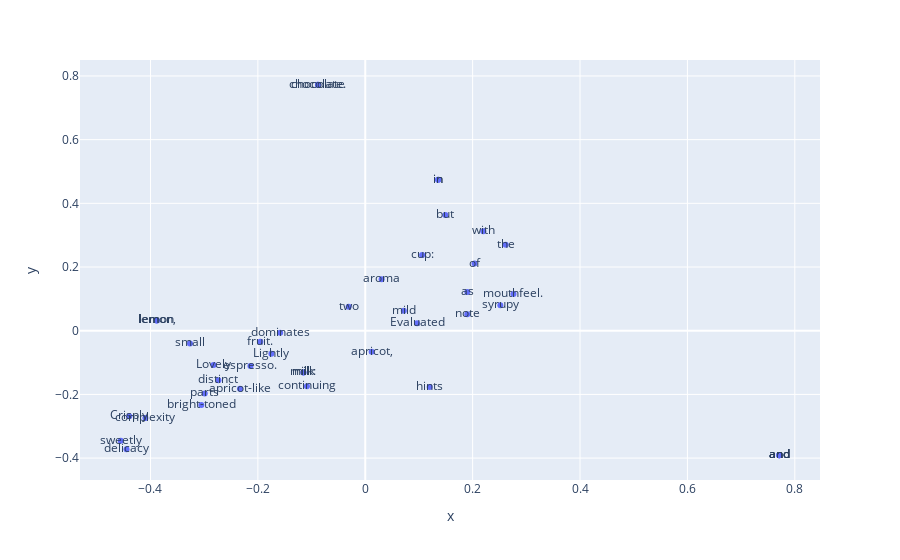

Notebook source saved alongside this figure:
### Code cell
# same 
fig = px.scatter(x=vector_p[:, 0], y=vector_p[:, 1], text=review.split())
fig.show()

### Figure 1 — Plotly figure (JSON) as saved in the notebook; plotly's stock layout.template omitted (floating-point values rounded to 4 significant figures)
{"data": [{"hovertemplate": "x=%{x}<br>y=%{y}<br>text=%{text}<extra></extra>", "legendgroup": "", "marker": {"color": "#636efa", "symbol": "circle"}, "mode": "markers+text", "name": "", "orientation": "v", "showlegend": false, "text": ["Evaluated", "as", "espresso.", "Crisply", "but", "sweetly", "bright-toned", "in", "aroma", "and", "small", "cup:", "apricot,", "lemon,", "milk", "chocolate.", "Lightly", "syrupy", "mouthfeel.", "Lovely", "delicacy", "and", "complexity", "in", "two", "parts", "milk:", "the", "mild", "chocolate", "note", "dominates", "with", "continuing", "and", "distinct", "hints", "of", "lemon", "and", "apricot-like", "fruit."], "type": "scatter", "x": [0.09653, 0.1901, -0.2138, -0.4395, 0.1492, -0.4554, -0.3053, 0.1358, 0.03052, 0.771, -0.3264, 0.1059, 0.0119, -0.3883, -0.1151, -0.0881, -0.1748, 0.2516, 0.276, -0.2826, -0.4446, 0.771, -0.4095, 0.1358, -0.03096, -0.2989, -0.1151, 0.2615, 0.07179, -0.0881, 0.19, -0.1584, 0.2198, -0.1087, 0.771, -0.2734, 0.1199, 0.2035, -0.3883, 0.771, -0.2333, -0.1954], "xaxis": "x", "y": [0.02312, 0.1216, -0.1104, -0.2689, 0.3631, -0.3458, -0.2335, 0.4743, 0.1619, -0.3911, -0.03998, 0.2375, -0.06597, 0.03236, -0.1309, 0.7724, -0.07228, 0.08007, 0.1151, -0.1073, -0.372, -0.3911, -0.2738, 0.4743, 0.07529, -0.1968, -0.1309, 0.2697, 0.06283, 0.7724, 0.05134, -0.006636, 0.3122, -0.1742, -0.3911, -0.1557, -0.1764, 0.211, 0.03236, -0.3911, -0.1826, -0.0344], "yaxis": "y"}], "layout": {"legend": {"tracegroupgap": 0}, "margin": {"t": 60}, "xaxis": {"anchor": "y", "domain": [0, 1], "title": {"text": "x"}}, "yaxis": {"anchor": "x", "domain": [0, 1], "title": {"text": "y"}}}}
